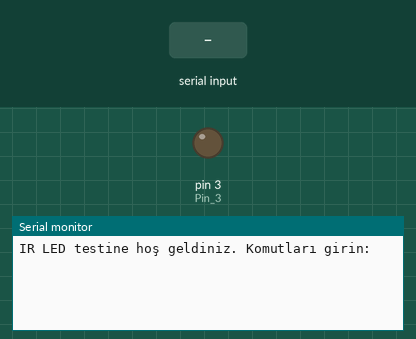
This sketch was run on a simulated Arduino Uno, built with avr-gcc and run on an emulated ATmega328P. Shown: output pins drawn as LEDs (lit = HIGH), the last lines printed to the serial monitor. The inputs (shaded band) are chosen by the test bench.

Above: at 1.2 s.
1.3 s: "VOLUME_UP\n" received over Serial
At 2.5 s:
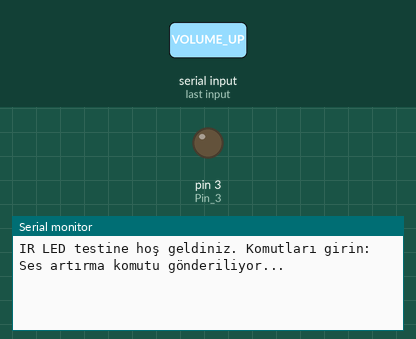
2.8 s: "VOLUME_DOWN\n" received over Serial
At 4.0 s:
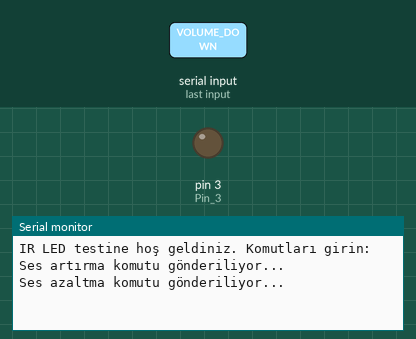
4.3 s: "POWER_TOGGLE\n" received over Serial
At 5.1 s:
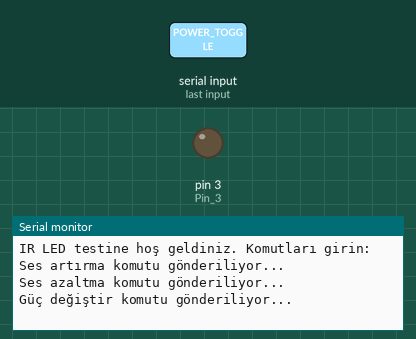

The sketch:

sketch_may18a.ino
```cpp
#include <IRLibAll.h>

// IR vericiyi pin 3'e bağlayın
IRsend mySender;

void setup() {
  Serial.begin(9600);
  pinMode(3, OUTPUT); // Pin 3'ü çıkış olarak ayarla
  Serial.println(F("IR LED testine hoş geldiniz. Komutları girin:"));
}

void loop() {
  if (Serial.available() > 0) {
    String command = Serial.readStringUntil('\n');
    command.trim(); // Komutun başındaki ve sonundaki boşlukları temizle

    if (command == "VOLUME_UP") {
      Serial.println(F("Ses artırma komutu gönderiliyor..."));
      mySender.send(NEC, 0x400555AA, 32); // Ses artırma komutunu gönder
    } else if (command == "VOLUME_DOWN") {
      Serial.println(F("Ses azaltma komutu gönderiliyor..."));
      mySender.send(NEC, 0x400556A9, 32); // Ses azaltma komutunu gönder
    } else if (command == "POWER_TOGGLE") {
      Serial.println(F("Güç değiştir komutu gönderiliyor..."));
      mySender.send(NEC, 0x400501FE, 32); // Aç/kapat komutunu gönder
    } else if (command == "LEVEL") {
      Serial.println(F("Seviye komutu gönderiliyor..."));
      mySender.send(NEC, 0x400550AF, 32); // Level komutunu gönder
    } else if (command == "EFFECT") {
      Serial.println(F("Efekt komutu gönderiliyor..."));
      mySender.send(NEC, 0x4005708F, 32); // Effect komutunu gönder
    } else if (command == "INPUT") {
      Serial.println(F("Giriş komutu gönderiliyor..."));
      mySender.send(NEC, 0x400510EF, 32); // Input komutunu gönder
    } else if (command == "MUTE") {
      Serial.println(F("Sessiz komutu gönderiliyor..."));
      mySender.send(NEC, 0x400557A8, 32); // Mute komutunu gönder
    } else {
      Serial.println(F("Bilinmeyen komut."));
    }
  }
}
```

Measured:
- after the input at 1.3 s, the serial monitor: prints a new line at once (image 1)
- after the input at 2.8 s, the serial monitor: prints a new line at once (image 2)
- after the input at 4.3 s, the serial monitor: prints a new line at once (image 3)
